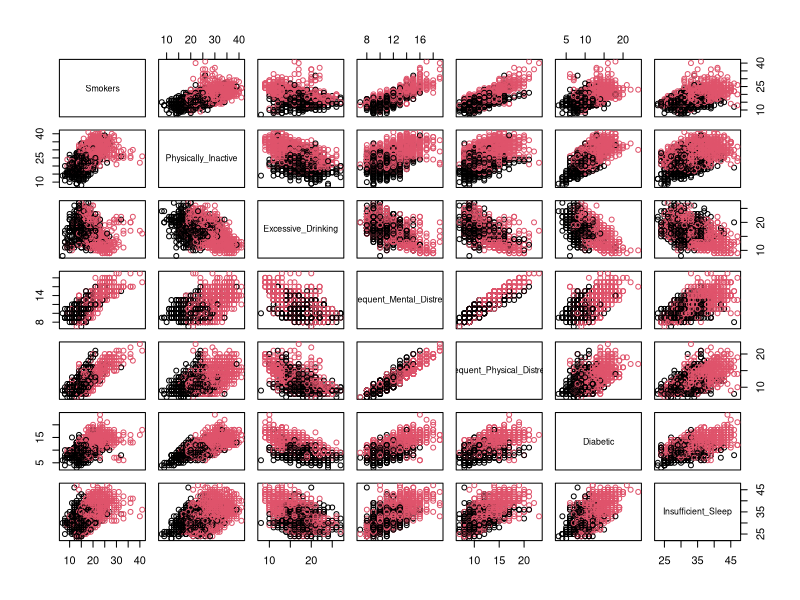
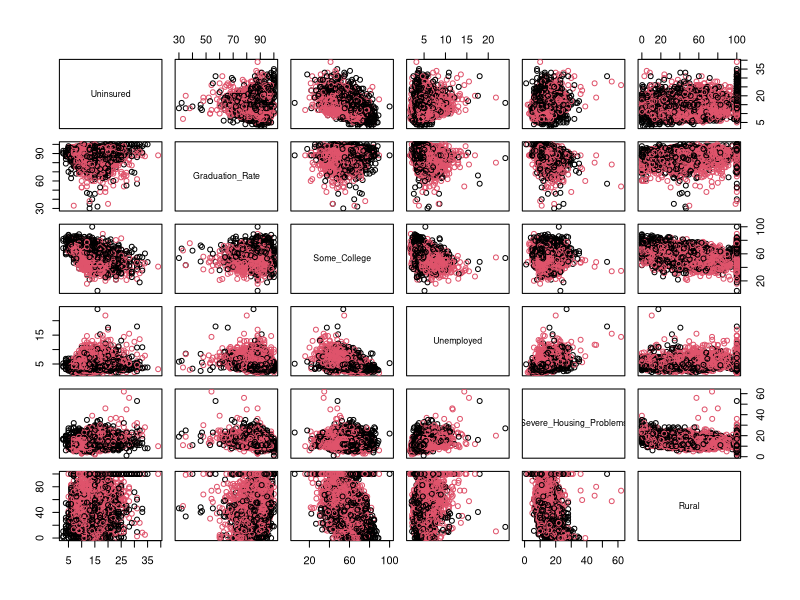
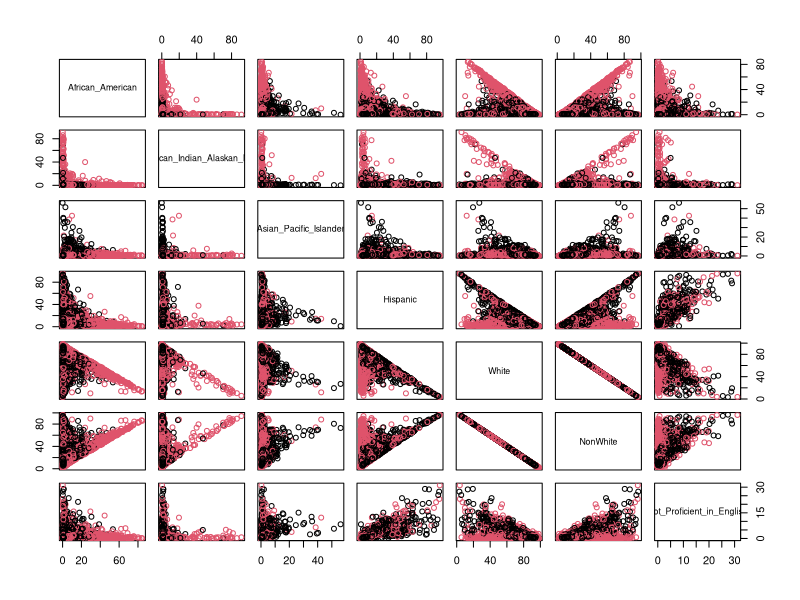
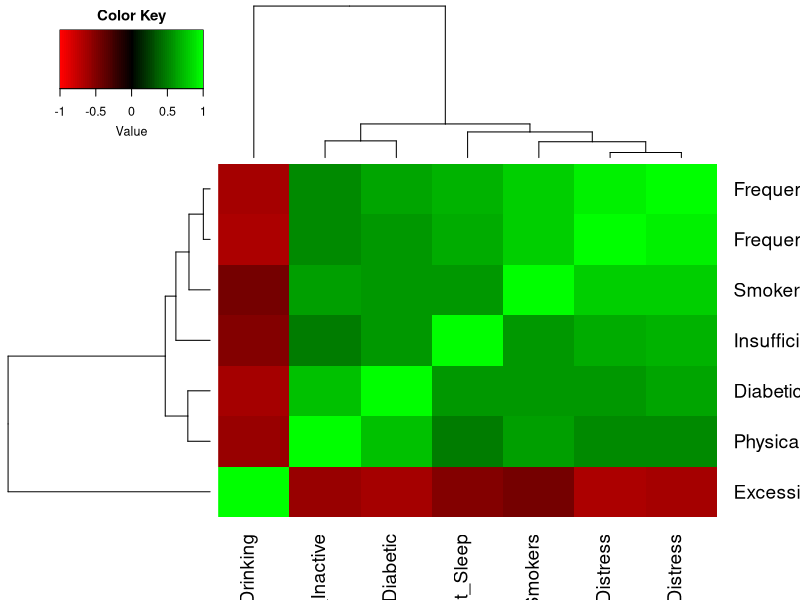
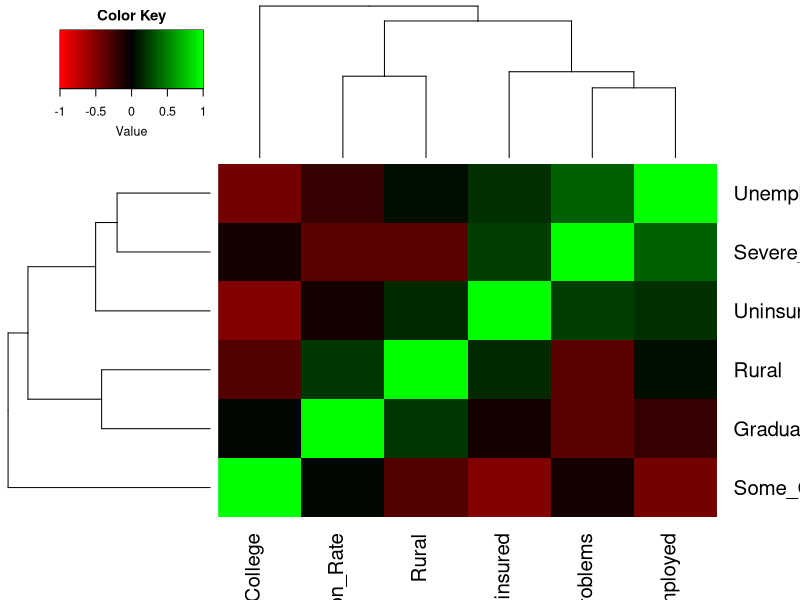
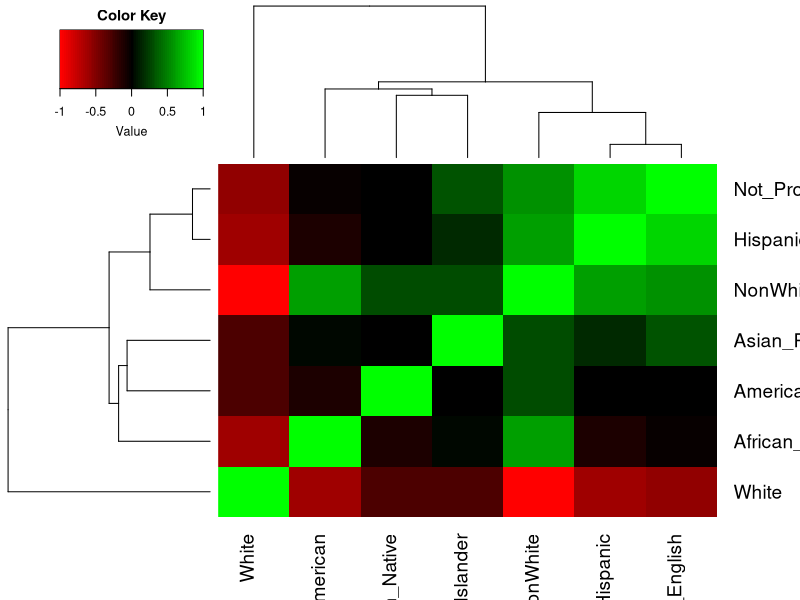
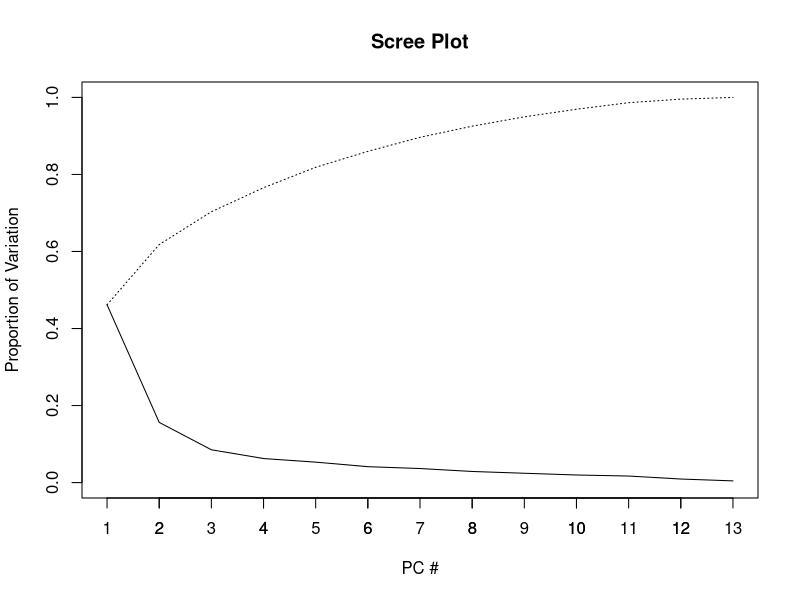
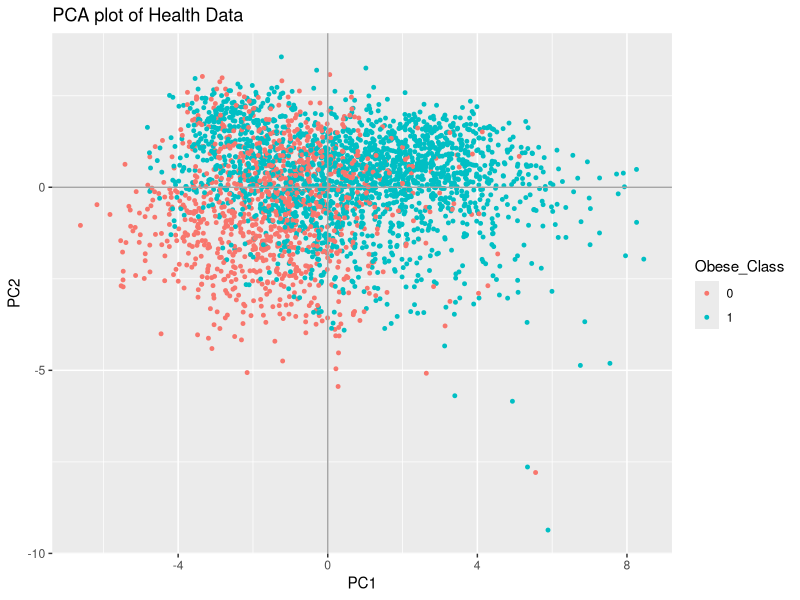

These figures' R source, in order:
## ---- chunk 1
knitr::opts_chunk$set(echo = TRUE)

library(Hmisc)
library(gplots)
library(ggplot2)
library(ROCR)
library(MASS)
## ---- chunk 2
# import health data
data = read.csv("./Data/CHR_Data.csv")

# show data summary to identify variables with missing data
summary(data)

# impute variables with their medians, prefer medians in the event there is any skew
data$Premature_Death_Rate <- with(data,impute(Premature_Death_Rate,median))
data$Unemployed <- with(data,impute(Unemployed,median))
data$Uninsured <- with(data,impute(Uninsured,median))
data$Graduation_Rate <- with(data,impute(Graduation_Rate))

# rescale Premature_Death_Rate so min value = 2.947 vs 2947, just a preference so it's not scaled so diff from predictors
data$Premature_Death_Rate <- data$Premature_Death_Rate/1000

# create Obese Binary Classification
data$Obese_Class <- 1
data[data$Obese < 30, "Obese_Class"] <- 0
data$Obese_Class <- as.factor(as.character(data$Obese_Class))

# add non-white variable
data$NonWhite <- 100-data$White 

# -- create new data set with obese_class first --
data2 <- data[,c(25,5,7:23,26,24)]

# scatter matrices, with Obese at the top
pairs(data2[,c(2:8)],col=data$Obese_Class)   # personal physical conditions
pairs(data2[,c(9:14)],col=data$Obese_Class)  # education, living
pairs(data2[,c(15:21)],col=data$Obese_Class) # race, language

# predictor heatmap correlations
cor1 <- cor(data2[,2:8])
cor2 <- cor(data2[,9:14])
cor3 <- cor(data2[,15:21])

heatmap.2(cor1,col=redgreen(75), 
          density.info="none", trace="none", dendrogram=c("both"), 
          symm=F,symkey=T,symbreaks=T, scale="none",key=T)
heatmap.2(cor2,col=redgreen(75), 
          density.info="none", trace="none", dendrogram=c("both"), 
          symm=F,symkey=T,symbreaks=T, scale="none",key=T)
heatmap.2(cor3,col=redgreen(75), 
          density.info="none", trace="none", dendrogram=c("both"), 
          symm=F,symkey=T,symbreaks=T, scale="none",key=T)
## ---- chunk 3
cov(data2[2:14]) # remove race
sum(diag(cov(data2[2:14]))) # total variance
## ---- chunk 4

# let's continue removing race variables
data2_norace <- data2[,1:14]

# PCA
dat.x <- data2_norace[,2:14]
dat.y <- data2_norace[,1]
pc.result<-prcomp(dat.x,scale.=TRUE)
pc.scores<-pc.result$x
pc.scores<-data.frame(pc.scores)
pc.scores$Obese_Class<-dat.y

#Loadings for interpretation
pc.result$rotation
## ---- chunk 5
#Scree plot
pc.eigen<-(pc.result$sdev)^2
pc.prop<-pc.eigen/sum(pc.eigen)
pc.cumprop<-cumsum(pc.prop)
plot(1:13,pc.prop,type="l",main="Scree Plot",ylim=c(0,1),xlab="PC #",ylab="Proportion of Variation")
axis(1, seq(1,13,1))
lines(1:13,pc.cumprop,lty=3)
## ---- chunk 6

#Use ggplot2 to plot pc's
ggplot(data = pc.scores, aes(x = PC1, y = PC2)) +
    geom_point(aes(col=Obese_Class), size=1)+
  geom_hline(yintercept = 0, colour = "gray65") +
    geom_vline(xintercept = 0, colour = "gray65") +
    ggtitle("PCA plot of Health Data")

ggplot(data = pc.scores, aes(x = PC1, y = PC3)) +
  geom_point(aes(col=Obese_Class), size=1)+
  geom_hline(yintercept = 0, colour = "gray65") +
  geom_vline(xintercept = 0, colour = "gray65") +
  ggtitle("PCA plot of Health Data")

ggplot(data = pc.scores, aes(x = PC1, y = PC4)) +
    geom_point(aes(col=Obese_Class), size=1)+
  geom_hline(yintercept = 0, colour = "gray65") +
    geom_vline(xintercept = 0, colour = "gray65") +
    ggtitle("PCA plot of Health Data")

ggplot(data = pc.scores, aes(x = PC1, y = PC5)) +
    geom_point(aes(col=Obese_Class), size=1)+
  geom_hline(yintercept = 0, colour = "gray65") +
    geom_vline(xintercept = 0, colour = "gray65") +
    ggtitle("PCA plot of Health Data")

ggplot(data = pc.scores, aes(x = PC1, y = PC6)) +
    geom_point(aes(col=Obese_Class), size=1)+
  geom_hline(yintercept = 0, colour = "gray65") +
    geom_vline(xintercept = 0, colour = "gray65") +
    ggtitle("PCA plot of Health Data")

ggplot(data = pc.scores, aes(x = PC1, y = PC7)) +
    geom_point(aes(col=Obese_Class), size=1)+
  geom_hline(yintercept = 0, colour = "gray65") +
    geom_vline(xintercept = 0, colour = "gray65") +
    ggtitle("PCA plot of Health Data")

ggplot(data = pc.scores, aes(x = PC1, y = PC8)) +
  geom_point(aes(col=Obese_Class), size=1)+
  geom_hline(yintercept = 0, colour = "gray65") +
  geom_vline(xintercept = 0, colour = "gray65") +
  ggtitle("PCA plot of Health Data")

ggplot(data = pc.scores, aes(x = PC1, y = PC9)) +
    geom_point(aes(col=Obese_Class), size=1)+
  geom_hline(yintercept = 0, colour = "gray65") +
    geom_vline(xintercept = 0, colour = "gray65") +
    ggtitle("PCA plot of Health Data")

ggplot(data = pc.scores, aes(x = PC1, y = PC10)) +
    geom_point(aes(col=Obese_Class), size=1)+
  geom_hline(yintercept = 0, colour = "gray65") +
    geom_vline(xintercept = 0, colour = "gray65") +
    ggtitle("PCA plot of Health Data")

ggplot(data = pc.scores, aes(x = PC1, y = PC11)) +
    geom_point(aes(col=Obese_Class), size=1)+
  geom_hline(yintercept = 0, colour = "gray65") +
    geom_vline(xintercept = 0, colour = "gray65") +
    ggtitle("PCA plot of Health Data")

ggplot(data = pc.scores, aes(x = PC1, y = PC12)) +
    geom_point(aes(col=Obese_Class), size=1)+
  geom_hline(yintercept = 0, colour = "gray65") +
    geom_vline(xintercept = 0, colour = "gray65") +
    ggtitle("PCA plot of Health Data")

ggplot(data = pc.scores, aes(x = PC1, y = PC13)) +
    geom_point(aes(col=Obese_Class), size=1)+
  geom_hline(yintercept = 0, colour = "gray65") +
    geom_vline(xintercept = 0, colour = "gray65") +
    ggtitle("PCA plot of Health Data")
## ---- chunk 7
samplesize=nrow(data2_norace)
train_percent = .75
train_indices = sample(seq(1,samplesize,length = samplesize),train_percent*samplesize) # get random indices
train = data2_norace[train_indices,] # random training data 
test = data2_norace[-train_indices,] # random test data 

lda <- lda(Obese_Class~.,data = train)
qda <- qda(Obese_Class~.,data = train)

#lda confusion matrix
lda_prd<-predict(lda, newdata = test)$class
lda_cm<-table(lda_prd,test$Obese_Class)
lda_cm

#qda confusion matrix
qda_prd<-predict(qda, newdata = test)$class
qda_cm<-table(qda_prd,test$Obese_Class)
qda_cm

#lda overall misclassification rrror rate
lda_ME<-(lda_cm[2,1]+lda_cm[1,2])/(lda_cm[1,2]+lda_cm[2,2])
lda_ME

#lda Overall Accuracy
1-lda_ME

#qda overall misclassification rrror rate
qda_ME<-(qda_cm[2,1]+qda_cm[1,2])/(qda_cm[1,2]+qda_cm[2,2])
qda_ME

#qda Overall Accuracy
1-qda_ME

#--lda ROC--
ldaprd<-predict(lda, newdata = train)$posterior
#correcting for the way lda creates predicted probabilities
ldaprd<-ldaprd[,2]

pred <- prediction(ldaprd, train$Obese_Class)
roc.perf = performance(pred, measure = "tpr", x.measure = "fpr")
auc.train <- performance(pred, measure = "auc")
auc.train <- auc.train@y.values

#Plot lda ROC
plot(roc.perf,main="LDA")
abline(a=0, b= 1) #Ref line indicating poor performance
text(x = .25, y = .75,paste("AUC = ", round(auc.train[[1]],3), sep = ""))

#--qda ROC--
qdaprd<-predict(qda, newdata = train)$posterior
#correcting for the way lda creates predicted probabilities
qdaprd<-qdaprd[,2]

pred <- prediction(qdaprd, train$Obese_Class)
roc.perf = performance(pred, measure = "tpr", x.measure = "fpr")
auc.train <- performance(pred, measure = "auc")
auc.train <- auc.train@y.values

#Plot lda ROC
plot(roc.perf,main="QDA")
abline(a=0, b= 1) #Ref line indicating poor performance
text(x = .25, y = .75,paste("AUC = ", round(auc.train[[1]],3), sep = ""))


## ---- chunk 8
#LDA run with all variables except obesity rating. 
#I should just delete this.  Lol.
library(MASS)
ldadat <- data
ldadat <- ldadat[,4:26] #Takeout id and location data
ldadat <- ldadat[,-3] #Remove obesity column from analysis

obeselda<-lda(Obese_Class~.,data=ldadat) # Run LDA on Obesity Categorical

pred<-predict(obeselda,newdata=ldadat)$class #Yielding categorical obesity response
Tonsoffun<-ldadat$Obese_Class

x<-table(pred,Tonsoffun) # Creating a confusion matrix
x
#Missclassification Error
ME<-(x[2,1]+x[1,2])/3136
ME
#Calculating overall accuracy
1-ME
